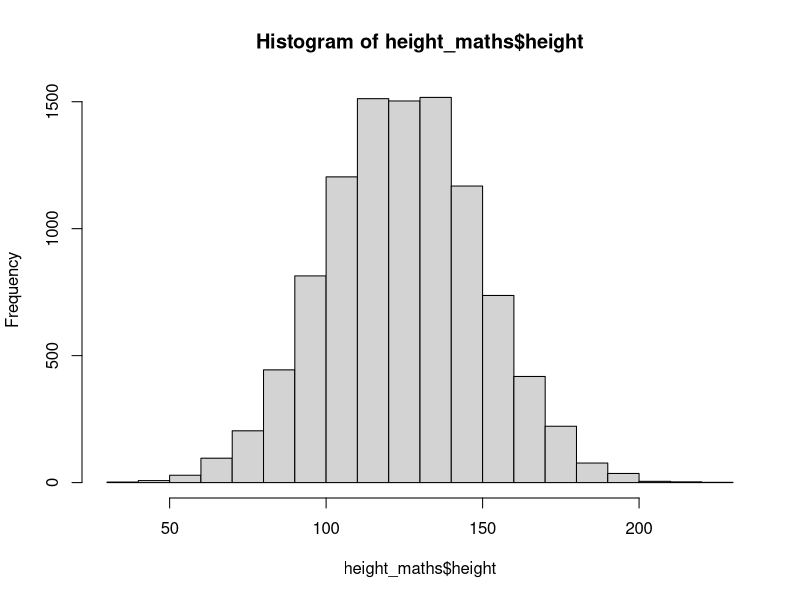
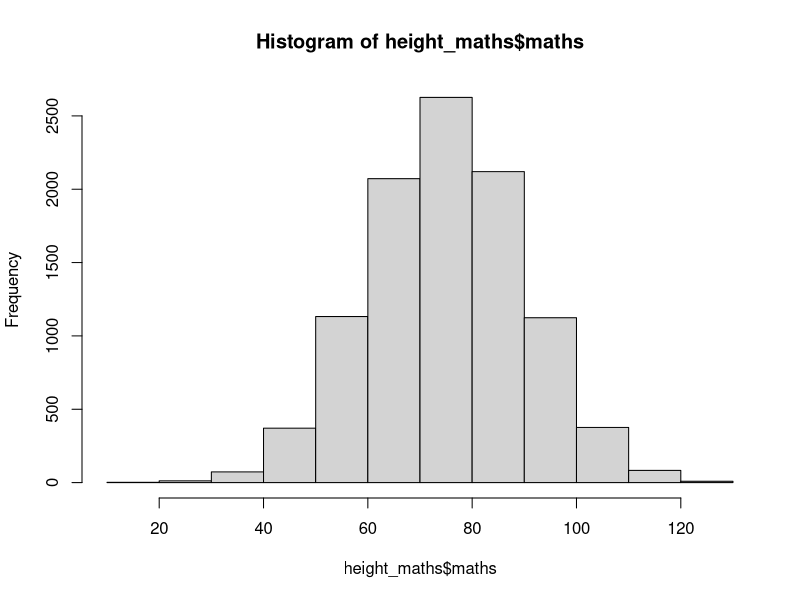

Generate these figures, in order, with R:
## ---- chunk 1
maths_scores <- data.frame(
  eye = c(
    rep("amber",each = ),
    rep("blue"),
    rep("brown"),
    rep("green"),
    rep("gray"),
    rep("hazel")
  ),
  hair = rep(
    c("auburn", "black", "blonde", "brown", "purple", "red")
  )
)

height_maths <- data.frame(
  height = rnorm(10000, mean = 125, sd = 25),
  maths  = rnorm(10000, mean = 75, sd = 15)
)
hist(height_maths$height)
hist(height_maths$maths)
